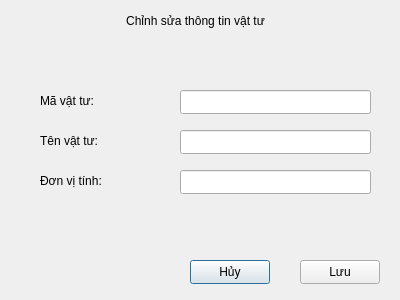
<?xml version="1.0" encoding="UTF-8"?>
<ui version="4.0">
 <class>EditVatTuDialog</class>
 <widget class="QDialog" name="EditVatTuDialog">
  <property name="geometry">
   <rect>
    <x>0</x>
    <y>0</y>
    <width>400</width>
    <height>300</height>
   </rect>
  </property>
  <property name="windowTitle">
   <string>Dialog</string>
  </property>
  <widget class="QLineEdit" name="txtDVT">
   <property name="geometry">
    <rect>
     <x>180</x>
     <y>170</y>
     <width>191</width>
     <height>24</height>
    </rect>
   </property>
  </widget>
  <widget class="QPushButton" name="btnCancel">
   <property name="geometry">
    <rect>
     <x>190</x>
     <y>260</y>
     <width>80</width>
     <height>24</height>
    </rect>
   </property>
   <property name="text">
    <string>Hủy</string>
   </property>
  </widget>
  <widget class="QLabel" name="label_3">
   <property name="geometry">
    <rect>
     <x>40</x>
     <y>130</y>
     <width>101</width>
     <height>21</height>
    </rect>
   </property>
   <property name="text">
    <string>Tên vật tư:</string>
   </property>
   <property name="alignment">
    <set>Qt::AlignmentFlag::AlignLeading|Qt::AlignmentFlag::AlignLeft|Qt::AlignmentFlag::AlignVCenter</set>
   </property>
  </widget>
  <widget class="QLineEdit" name="txtMaVT">
   <property name="geometry">
    <rect>
     <x>180</x>
     <y>90</y>
     <width>191</width>
     <height>24</height>
    </rect>
   </property>
   <property name="maxLength">
    <number>10</number>
   </property>
  </widget>
  <widget class="QLineEdit" name="txtTenVT">
   <property name="geometry">
    <rect>
     <x>180</x>
     <y>130</y>
     <width>191</width>
     <height>24</height>
    </rect>
   </property>
  </widget>
  <widget class="QLabel" name="label_4">
   <property name="geometry">
    <rect>
     <x>40</x>
     <y>170</y>
     <width>111</width>
     <height>21</height>
    </rect>
   </property>
   <property name="text">
    <string>Đơn vị tính:</string>
   </property>
   <property name="alignment">
    <set>Qt::AlignmentFlag::AlignLeading|Qt::AlignmentFlag::AlignLeft|Qt::AlignmentFlag::AlignVCenter</set>
   </property>
  </widget>
  <widget class="QPushButton" name="btnOK">
   <property name="geometry">
    <rect>
     <x>300</x>
     <y>260</y>
     <width>80</width>
     <height>24</height>
    </rect>
   </property>
   <property name="text">
    <string>Lưu</string>
   </property>
  </widget>
  <widget class="QLabel" name="label_2">
   <property name="geometry">
    <rect>
     <x>40</x>
     <y>90</y>
     <width>121</width>
     <height>21</height>
    </rect>
   </property>
   <property name="text">
    <string>Mã vật tư:</string>
   </property>
   <property name="alignment">
    <set>Qt::AlignmentFlag::AlignLeading|Qt::AlignmentFlag::AlignLeft|Qt::AlignmentFlag::AlignVCenter</set>
   </property>
  </widget>
  <widget class="QLabel" name="label">
   <property name="geometry">
    <rect>
     <x>90</x>
     <y>10</y>
     <width>211</width>
     <height>21</height>
    </rect>
   </property>
   <property name="text">
    <string>Chỉnh sửa thông tin vật tư</string>
   </property>
   <property name="alignment">
    <set>Qt::AlignmentFlag::AlignCenter</set>
   </property>
  </widget>
 </widget>
 <resources/>
 <connections/>
</ui>
